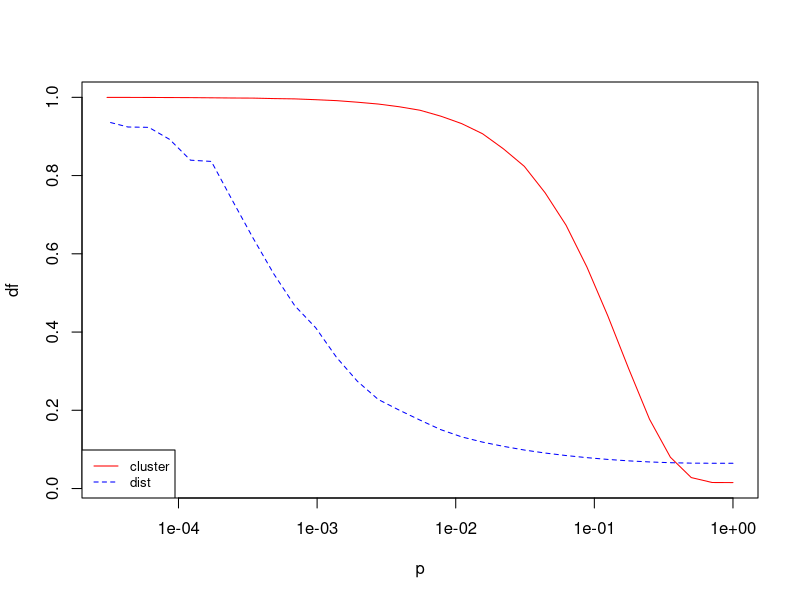

The R source for this figure:
library(igraph)

p <- 2 ** seq(0, -15, -0.5)

calculate_clustering <- function(prob){
  tmp <- c()
  for (i in 1:50)
    tmp <- c(tmp, transitivity(sample_smallworld(dim = 1, size = 1000, nei = 5,
                                                 prob)))
  return(mean(tmp))
}
calculate_dist <- function(prob){
  tmp <- c()
  for (i in 1:50){
    tmp <- c(tmp, mean_distance(sample_smallworld(dim = 1, size = 1000,
                                                     nei = 5, prob)))
  }
  return(mean(tmp))
}

average_cluster <- unlist(lapply(p, calculate_clustering))
average_dist <- unlist(lapply(p, calculate_dist))

base_cluster = calculate_clustering(0)
base_dist = calculate_dist(0)

average_cluster <- average_cluster / base_cluster
average_dist <- average_dist / base_dist

df <- data.frame(average_cluster, average_dist)

matplot(p, df, type = 'l', log = 'x', col = c('red', 'blue'))
legend("bottomleft", legend = c('cluster', 'dist'), col =
         c('red', 'blue'), lty = 1:2, cex = 0.8)
